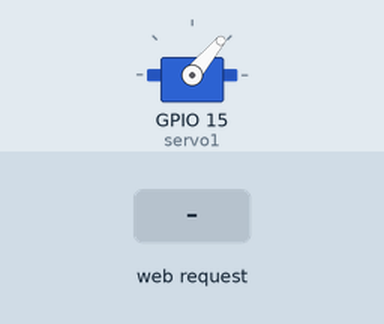
This program was run on a simulated ESP8266 (Wemos D1 mini). Shown: servo. The test bench sets the inputs (shaded band). WiFi joins after 1.5 s; servers stay silent unless stated.

Above: at 2.2 s.
2.3 s: HTTP request GET /shake received
At 4.3 s:
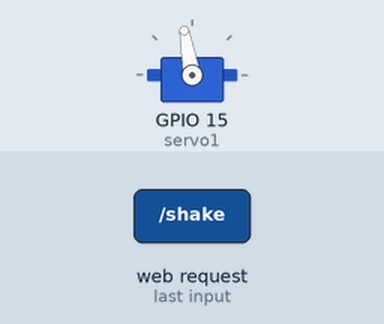
5.3 s: HTTP request GET /feed received
At 7.0 s:
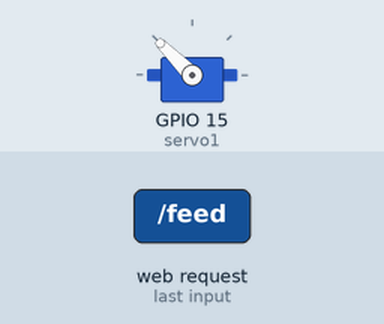
Timing chart, 0 to 8.9 s (numbered marks = the images above; inputs shaded):
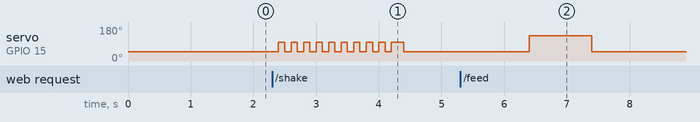

Measured:
- after the input at 2.3 s, servo on GPIO 15 (servo1): goes 9 × (100° 0.10 s, 50° 0.10 s), 100° 0.20 s, then 50°, starting after 0.10 s
- after the input at 5.3 s, servo on GPIO 15 (servo1): 50° → 135° after 1.1 s, → 50° 1.0 s later

The program:

main.cpp
```cpp
#include <Arduino.h>
#include <Servo.h>

#include <ESP8266WiFi.h>
#include <WiFiClient.h>
#include <ESP8266WebServer.h>

#include <config.h>

ESP8266WebServer server(80);

Servo servo1;

void handleRoot()
{
  String message = "Hello, I'm fish feeder - possible messages /feed";
  server.send(200, "text/html", message);
}

void handleState()
{

  String message = "OK";
  server.send(200, "text/html", message);
}

void handleNotFound()
{
  handleRoot();
}

void handleFeed()
{

  String message = "OK\n\n";
  server.send(200, "text/plain", message);

  servo1.attach(15);
  servo1.write(50);
  delay(1000);
  servo1.write(135);
  delay(1000);
  servo1.write(50);
  delay(1000);
  servo1.detach();
}

void handleShake()
{

  String message = "OK\n\n";
  server.send(200, "text/plain", message);

  servo1.attach(15);
  for (int i = 0; i < 10; i++)
  {
    servo1.write(50);
    delay(100);
    servo1.write(100);
    delay(100);
  }
  delay(100);
  servo1.write(50);
  delay(1000);
  servo1.detach();
}

void setup()
{
  WiFi.begin(ssid, password);
  WiFi.softAPdisconnect(true);

  server.on("/", handleRoot);
  server.on("/state", handleState);
  server.on("/feed", handleFeed);
  server.on("/shake", handleShake);

  server.onNotFound(handleNotFound);
  server.begin();

  servo1.attach(15);
  servo1.write(50);
  delay(1000);
  servo1.detach();
}

int pos = 0;

void loop()
{
  server.handleClient();
}
```

config-example.h
```cpp
const char *ssid = "...";
const char *password = "...";
```
